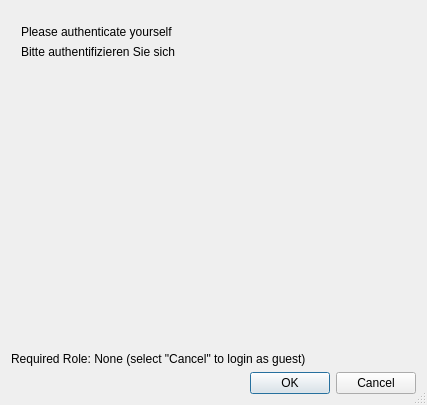
<?xml version="1.0" encoding="UTF-8"?>
<ui version="4.0">
 <class>LoginDialog</class>
 <widget class="QDialog" name="LoginDialog">
  <property name="geometry">
   <rect>
    <x>0</x>
    <y>0</y>
    <width>427</width>
    <height>405</height>
   </rect>
  </property>
  <property name="windowTitle">
   <string>Login:</string>
  </property>
  <property name="locale">
   <locale language="English" country="UnitedStates"/>
  </property>
  <property name="sizeGripEnabled">
   <bool>true</bool>
  </property>
  <layout class="QVBoxLayout" name="verticalLayout">
   <item>
    <widget class="QStackedWidget" name="m_stacked_widget">
     <property name="currentIndex">
      <number>1</number>
     </property>
     <widget class="QWidget" name="m_page_who">
      <widget class="QLabel" name="label_2">
       <property name="geometry">
        <rect>
         <x>20</x>
         <y>10</y>
         <width>211</width>
         <height>21</height>
        </rect>
       </property>
       <property name="text">
        <string>Who are you?</string>
       </property>
      </widget>
      <widget class="QGraphicsView" name="graphicsView">
       <property name="geometry">
        <rect>
         <x>30</x>
         <y>80</y>
         <width>341</width>
         <height>192</height>
        </rect>
       </property>
      </widget>
      <widget class="QLineEdit" name="lineEdit">
       <property name="geometry">
        <rect>
         <x>30</x>
         <y>40</y>
         <width>121</width>
         <height>20</height>
        </rect>
       </property>
      </widget>
      <widget class="QComboBox" name="comboBox">
       <property name="geometry">
        <rect>
         <x>270</x>
         <y>20</y>
         <width>131</width>
         <height>22</height>
        </rect>
       </property>
       <item>
        <property name="text">
         <string>English</string>
        </property>
       </item>
       <item>
        <property name="text">
         <string>German</string>
        </property>
       </item>
       <item>
        <property name="text">
         <string>Arabic</string>
        </property>
       </item>
       <item>
        <property name="text">
         <string>Russian</string>
        </property>
       </item>
      </widget>
     </widget>
     <widget class="QWidget" name="m_page_auth">
      <widget class="QLabel" name="label">
       <property name="geometry">
        <rect>
         <x>10</x>
         <y>10</y>
         <width>211</width>
         <height>21</height>
        </rect>
       </property>
       <property name="text">
        <string>Please authenticate yourself</string>
       </property>
      </widget>
      <widget class="QLabel" name="label_3">
       <property name="geometry">
        <rect>
         <x>10</x>
         <y>30</y>
         <width>201</width>
         <height>21</height>
        </rect>
       </property>
       <property name="text">
        <string>Bitte authentifizieren Sie sich</string>
       </property>
      </widget>
     </widget>
    </widget>
   </item>
   <item>
    <widget class="QLabel" name="l_help">
     <property name="text">
      <string>Required Role: None (select &quot;Cancel&quot; to login as guest)</string>
     </property>
    </widget>
   </item>
   <item>
    <widget class="QDialogButtonBox" name="m_buttons">
     <property name="orientation">
      <enum>Qt::Horizontal</enum>
     </property>
     <property name="standardButtons">
      <set>QDialogButtonBox::Cancel|QDialogButtonBox::Ok</set>
     </property>
    </widget>
   </item>
  </layout>
 </widget>
 <resources/>
 <connections>
  <connection>
   <sender>m_buttons</sender>
   <signal>accepted()</signal>
   <receiver>LoginDialog</receiver>
   <slot>accept()</slot>
   <hints>
    <hint type="sourcelabel">
     <x>248</x>
     <y>254</y>
    </hint>
    <hint type="destinationlabel">
     <x>157</x>
     <y>274</y>
    </hint>
   </hints>
  </connection>
  <connection>
   <sender>m_buttons</sender>
   <signal>rejected()</signal>
   <receiver>LoginDialog</receiver>
   <slot>reject()</slot>
   <hints>
    <hint type="sourcelabel">
     <x>316</x>
     <y>260</y>
    </hint>
    <hint type="destinationlabel">
     <x>286</x>
     <y>274</y>
    </hint>
   </hints>
  </connection>
 </connections>
</ui>
